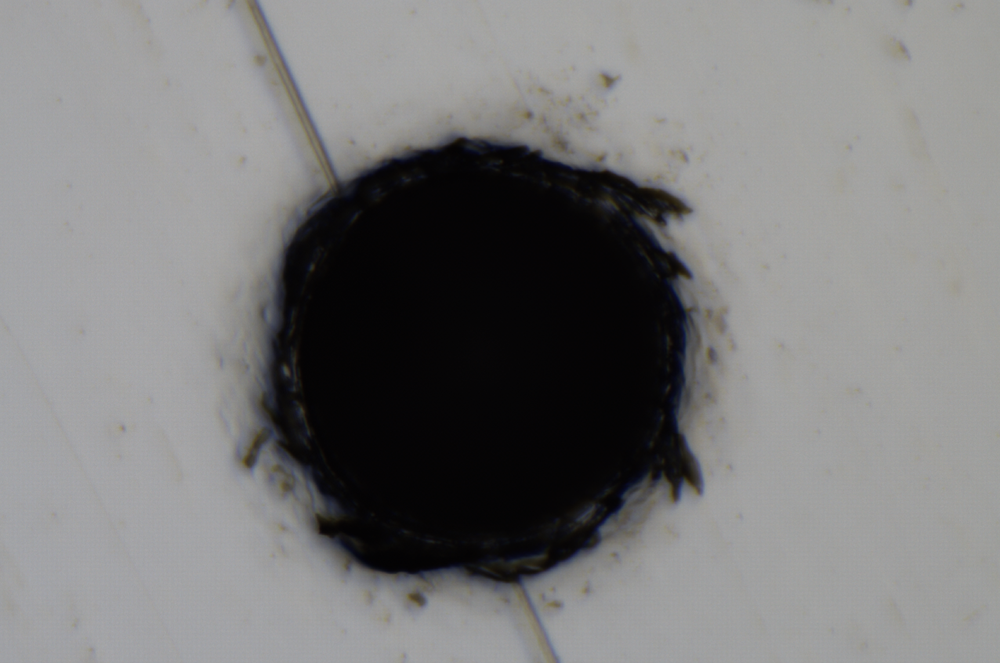
#> input picture image.png, 1000 x 663 px, shrunk from 1724 x 1143 before the run, found by its file name
$ python tmp.py
#> lines starting #> are read from the running program, lines starting #| are printed output that depends on the picture; after the words box and inside, x2 and y2 are one past the last pixel; in counts of white or black regions, pixels touching at a corner belong together
#> further down, img0 is the input picture: shape (663, 1000, 3); mean B, G, R 121.9, 121.8, 122.1
import cv2
import numpy as np
import matplotlib.pyplot as plt

def otsu(img):
    img_gray = cv2.cvtColor(img, cv2.COLOR_BGR2GRAY)
    h, w = img_gray.shape[:2]
#> h = 663; w = 1000
    pixel = h * w
#> pixel = 663000
    threshold_k = 0
    max_var = .0
    for k in range(255):
        c1 = img_gray[img_gray <= k]
        p1 = len(c1) / pixel
        if p1 == 0:
            continue
        elif p1 == 1:
            break
        MG = np.sum(img_gray) / pixel
        m = np.sum(c1) / pixel
        d = (MG*p1 - m) ** 2 / (p1 * (1 - p1))
        if d > max_var:
            max_var = d
            threshold_k = k
#> this loop made 171 passes
#> (p1, m, d, max_var) on passes 3 to 14: (4.68e-05, 9.35e-05, 0.672, 0.672), (0.00669, 0.02, 95.29, 95.29), (0.0831, 0.326, 1262.2, 1262.2), (0.154, 0.679, 2510.8, 2510.8), (0.166, 0.749, 2733.5, 2733.5), (0.174, 0.811, 2902.8, 2902.8), (0.18, 0.858, 3017.8, 3017.8), (0.185, 0.903, 3113.7, 3113.7), (0.189, 0.944, 3192.4, 3192.4), (0.193, 0.98, 3255.3, 3255.3), (0.195, 1.01, 3306.4, 3306.4), (0.198, 1.05, 3354.1, 3354.1)
#> p1 on passes 1 to 2: 0, 0
#> after the loop, max_var = 3840.7; threshold_k = 83
    offset=70
    adjusted_threshold = threshold_k - offset
#> adjusted_threshold = 13
    adjusted_threshold = min(max(adjusted_threshold, 0), 255)
    threshold_k = adjusted_threshold
#> threshold_k = 13

    binarized_img = img_gray.copy()
    binarized_img[binarized_img <= threshold_k] = 0
#> binarized_img: shape (663, 1000); min 0, max 170, mean 120.9
    binarized_img[binarized_img > threshold_k] = 255
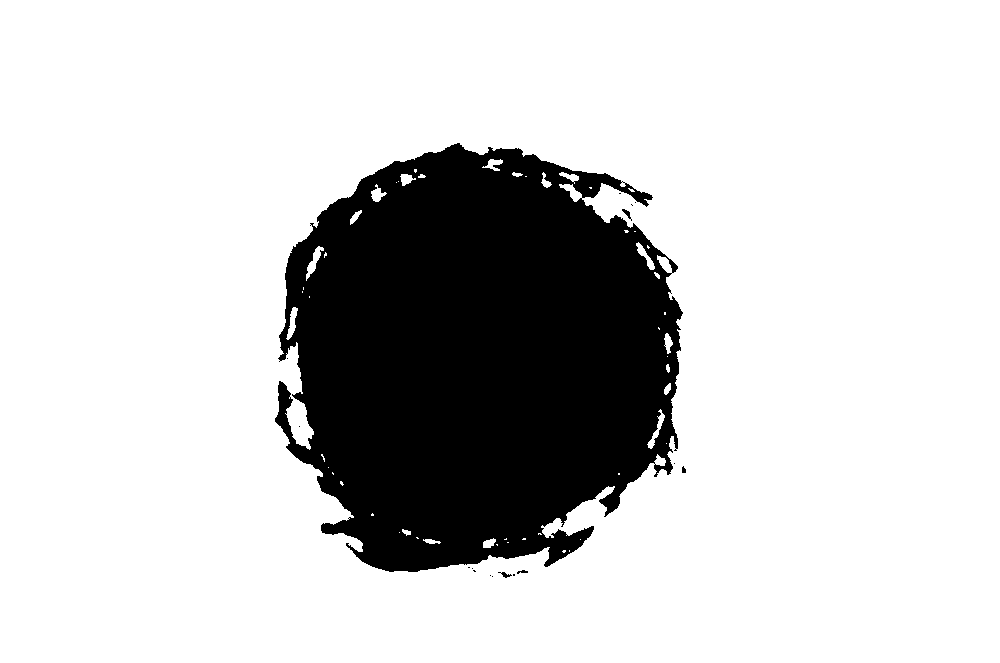
#> binarized_img: shape (663, 1000); 80.2% white; 17 black regions (12 under 20 px), largest, box (x1, y1, x2, y2) and area: (275, 143, 683, 572) 130993, (622, 209, 632, 221) 41, (498, 572, 512, 578) 36, (517, 570, 528, 574) 25, (682, 466, 686, 473) 22

    print(f"阈值: {threshold_k}")
#| 阈值: 13
    return binarized_img

img0 = cv2.imread('D:\HP\Downloads\image.png')
img_gray0 = otsu(img0.copy())

# 1. 反转二值图像，使孔洞变为白色
img_binary_inverted = cv2.bitwise_not(img_gray0)
#> img_binary_inverted: shape (663, 1000); 19.8% white; 17 white regions (12 under 20 px)
# 2. 查找轮廓
contours, hierarchy = cv2.findContours(img_binary_inverted, cv2.RETR_EXTERNAL, cv2.CHAIN_APPROX_SIMPLE)
#> contours = 17 contours, 14 with area under 20; largest, box (x1, y1, x2, y2) and area: (275, 143, 683, 572) 132358, (622, 209, 632, 221) 26, (498, 572, 512, 578) 22
# 3. 选择面积最大的轮廓作为孔洞
hole_contour = max(contours, key=cv2.contourArea)
#> hole_contour = contour of 1268 points, box (x1, y1, x2, y2) (275, 143, 683, 572), area 132358
# 4. 计算距离变换
dist_transform = cv2.distanceTransform(img_binary_inverted, cv2.DIST_L2, 5)
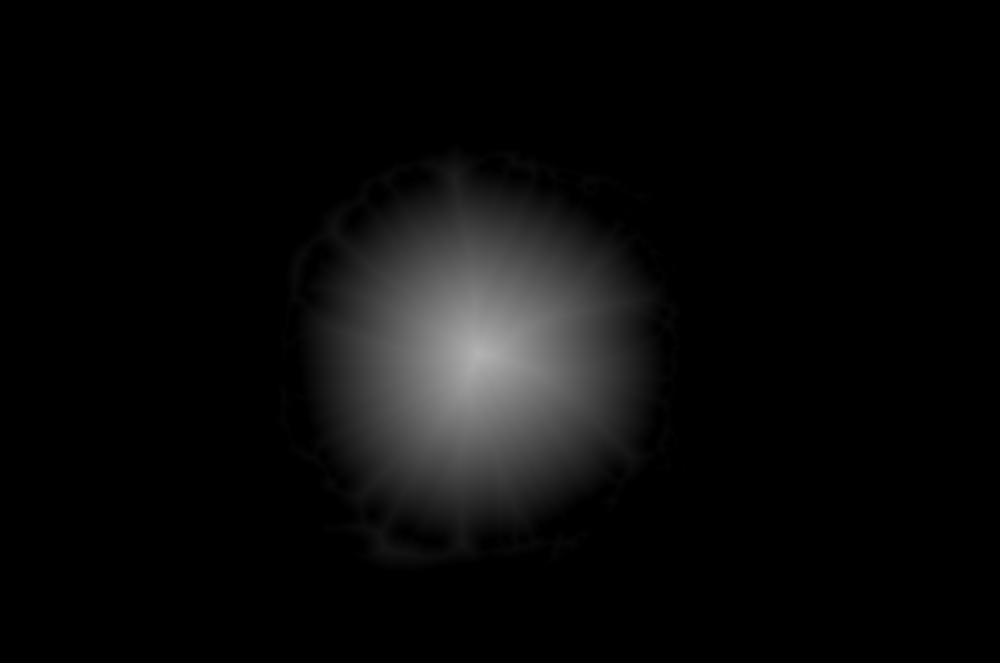
#> dist_transform: shape (663, 1000) float32; min 0, max 179.4, mean 10.2
min_val, max_val, min_loc, max_loc = cv2.minMaxLoc(dist_transform)
#> min_val = 0; max_val = 179.4; min_loc = (0, 0); max_loc = (478, 354)
center = max_loc
#> center = (478, 354)
radius = int(max_val)
#> radius = 179
circle_area = np.pi * (radius**2)
#> circle_area = 100659.8

print(f"最大内接圆圆心: {center}")
#| 最大内接圆圆心: (478, 354)
print(f"最大内接圆半径: {radius} 像素")
#| 最大内接圆半径: 179 像素
print(f"最大内接圆面积: {circle_area:.2f} 平方像素")
#| 最大内接圆面积: 100659.77 平方像素

img_with_circle = img0.copy()
cv2.circle(img_with_circle, center, radius, (0, 255, 0), 2)  # 绿色圆圈
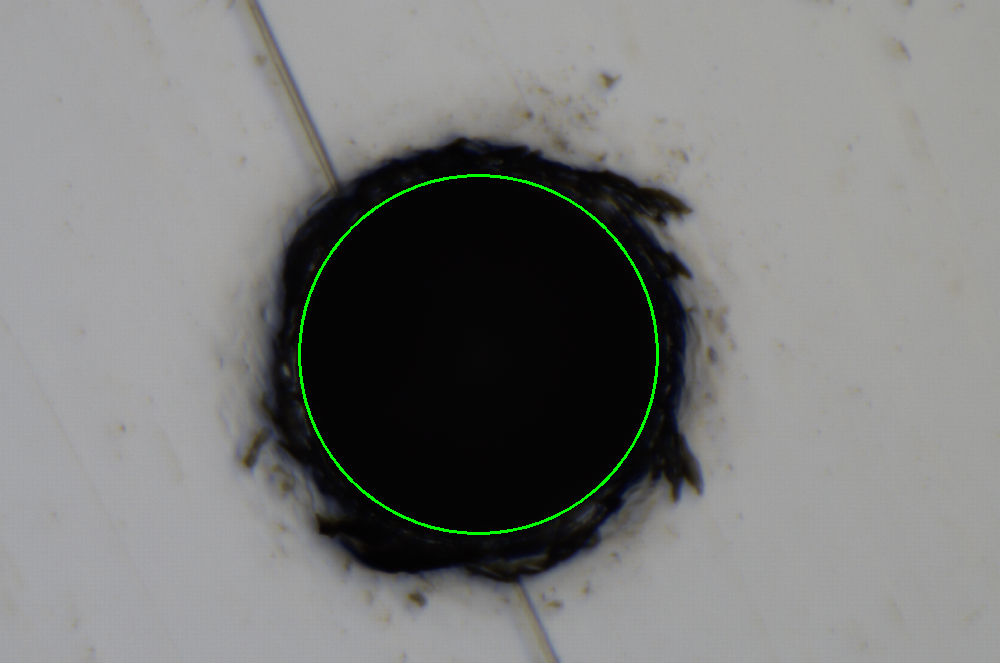
#> img_with_circle: shape (663, 1000, 3); 0.51% of pixels changed, all inside (x1, y1, x2, y2) = (298, 174, 659, 535)
cv2.circle(img_with_circle, center, 3, (0, 0, 255), -1)  # 红色圆心
#> img_with_circle: shape (663, 1000, 3); under 0.01% of pixels changed, all inside (x1, y1, x2, y2) = (475, 351, 482, 358)
plt.figure(figsize=(15, 5))
plt.subplot(1, 3, 1)
plt.imshow(cv2.cvtColor(img0, cv2.COLOR_BGR2RGB))
plt.axis('off')
plt.subplot(1, 3, 2)
plt.imshow(img_gray0, cmap='gray')
plt.axis('off')
plt.subplot(1, 3, 3)
plt.imshow(cv2.cvtColor(img_with_circle, cv2.COLOR_BGR2RGB))
plt.axis('off')
plt.tight_layout()
plt.show()
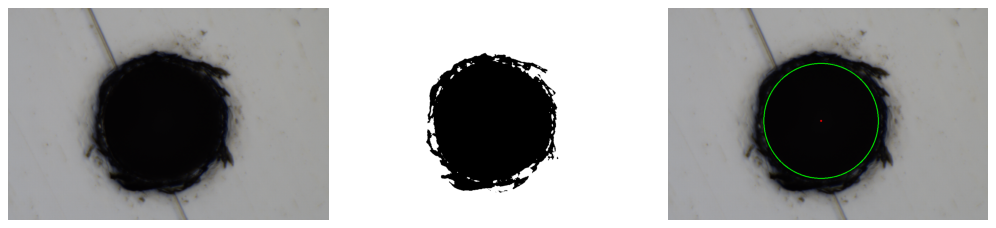
#> figure drawn by matplotlib, 3 panels

cv2.imwrite('D:\HP\Downloads\image_with_inscribed_circle.png', img_with_circle)
cv2.imwrite('D:\HP\Downloads\image_binarized.png', img_gray0)
